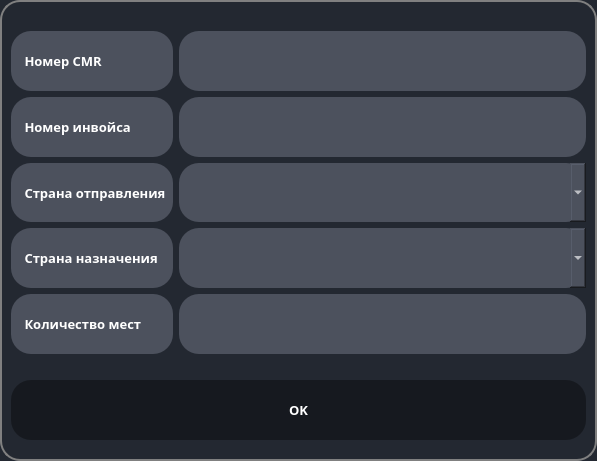
<?xml version="1.0" encoding="UTF-8"?>
<ui version="4.0">
 <class>one_cmr</class>
 <widget class="QDialog" name="one_cmr">
  <property name="geometry">
   <rect>
    <x>0</x>
    <y>0</y>
    <width>597</width>
    <height>461</height>
   </rect>
  </property>
  <property name="windowTitle">
   <string>Dialog</string>
  </property>
  <property name="styleSheet">
   <string notr="true">QDialog {
    
	background-color: rgb(35, 40, 49);
	border: 2px solid gray;
	border-radius: 20px;
    
    
}
QPushButton {
    background-color: rgb(22, 25, 31);
    color: white;
    font-size: 10pt;
    font-weight: 700;
    font-family: RussoOne-Regular;
	
	border: 1px;
	border-radius: 20px;
}

QPushButton:hover {
    background-color: #666;
}

QPushButton:pressed {
    background-color: #888;
}

QLabel {
    color: white;
    font-family: RussoOne-Regular;
    font-size: 10pt;
    font-weight: 600;
    background: rgb(76, 81, 93);
    min-width: 26ex;
    min-height: 4ex;
	
	border: 1px;
	border-radius: 20px;
    
}

QComboBox {
    color: white;
    font-family: RussoOne-Regular;
    font-size: 10pt;
    font-weight: 600;
    background: rgb(76, 81, 93);
    min-width: 26ex;
    min-height: 4ex;
    selection-background-color: rgb(39, 44, 54);
	border: 1px;
	border-radius: 20px;

}

QComboBox:editable {
    background: rgb(76, 81, 93);
}

QComboBox:on { 
    background: rgb(76, 81, 93);
}

QComboBox QAbstractItemView {
  color: white;
  background-color: rgb(76, 81, 93);
  
  selection-background-color: rgb(39, 44, 54);
}

QLineEdit {
    color: white;
    font-family: RussoOne-Regular;
    font-size: 12pt;
    font-weight: 600;
    background: rgb(76, 81, 93);
    border:1px;

	border-radius: 20px;
   
    

}</string>
  </property>
  <layout class="QGridLayout" name="gridLayout">
   <item row="4" column="1">
    <widget class="QComboBox" name="cmb_contr_dest">
     <property name="sizePolicy">
      <sizepolicy hsizetype="Preferred" vsizetype="MinimumExpanding">
       <horstretch>0</horstretch>
       <verstretch>0</verstretch>
      </sizepolicy>
     </property>
    </widget>
   </item>
   <item row="0" column="1">
    <spacer name="verticalSpacer">
     <property name="orientation">
      <enum>Qt::Vertical</enum>
     </property>
     <property name="sizeType">
      <enum>QSizePolicy::Preferred</enum>
     </property>
     <property name="sizeHint" stdset="0">
      <size>
       <width>10</width>
       <height>20</height>
      </size>
     </property>
    </spacer>
   </item>
   <item row="1" column="0">
    <widget class="QLabel" name="lbl_nbr_cmr">
     <property name="font">
      <font>
       <family>RussoOne-Regular</family>
       <pointsize>10</pointsize>
       <weight>75</weight>
       <bold>true</bold>
      </font>
     </property>
     <property name="text">
      <string>    Номер CMR</string>
     </property>
    </widget>
   </item>
   <item row="5" column="0">
    <widget class="QLabel" name="lbl_qunt_cll">
     <property name="font">
      <font>
       <family>RussoOne-Regular</family>
       <pointsize>10</pointsize>
       <weight>75</weight>
       <bold>true</bold>
      </font>
     </property>
     <property name="text">
      <string>    Количество мест</string>
     </property>
    </widget>
   </item>
   <item row="2" column="1">
    <widget class="QLineEdit" name="lne_numb_inv">
     <property name="sizePolicy">
      <sizepolicy hsizetype="Expanding" vsizetype="MinimumExpanding">
       <horstretch>0</horstretch>
       <verstretch>0</verstretch>
      </sizepolicy>
     </property>
     <property name="layoutDirection">
      <enum>Qt::RightToLeft</enum>
     </property>
     <property name="alignment">
      <set>Qt::AlignRight|Qt::AlignTrailing|Qt::AlignVCenter</set>
     </property>
    </widget>
   </item>
   <item row="1" column="1">
    <widget class="QLineEdit" name="lne_numb_cmr">
     <property name="sizePolicy">
      <sizepolicy hsizetype="Expanding" vsizetype="MinimumExpanding">
       <horstretch>0</horstretch>
       <verstretch>0</verstretch>
      </sizepolicy>
     </property>
     <property name="font">
      <font>
       <family>RussoOne-Regular</family>
       <pointsize>12</pointsize>
       <weight>75</weight>
       <bold>true</bold>
       <stylestrategy>NoAntialias</stylestrategy>
      </font>
     </property>
     <property name="layoutDirection">
      <enum>Qt::RightToLeft</enum>
     </property>
     <property name="alignment">
      <set>Qt::AlignRight|Qt::AlignTrailing|Qt::AlignVCenter</set>
     </property>
    </widget>
   </item>
   <item row="2" column="0">
    <widget class="QLabel" name="lbl_nbr_inv">
     <property name="font">
      <font>
       <family>RussoOne-Regular</family>
       <pointsize>10</pointsize>
       <weight>75</weight>
       <bold>true</bold>
      </font>
     </property>
     <property name="text">
      <string>    Номер инвойса</string>
     </property>
    </widget>
   </item>
   <item row="4" column="0">
    <widget class="QLabel" name="lbl_countr_dest">
     <property name="font">
      <font>
       <family>RussoOne-Regular</family>
       <pointsize>10</pointsize>
       <weight>75</weight>
       <bold>true</bold>
      </font>
     </property>
     <property name="text">
      <string>    Страна назначения</string>
     </property>
    </widget>
   </item>
   <item row="3" column="0">
    <widget class="QLabel" name="lbl_count_disp">
     <property name="font">
      <font>
       <family>RussoOne-Regular</family>
       <pointsize>10</pointsize>
       <weight>75</weight>
       <bold>true</bold>
      </font>
     </property>
     <property name="text">
      <string>    Страна отправления  </string>
     </property>
    </widget>
   </item>
   <item row="7" column="0" colspan="2">
    <widget class="QPushButton" name="btn_ok">
     <property name="sizePolicy">
      <sizepolicy hsizetype="Preferred" vsizetype="Expanding">
       <horstretch>0</horstretch>
       <verstretch>0</verstretch>
      </sizepolicy>
     </property>
     <property name="text">
      <string>OK</string>
     </property>
    </widget>
   </item>
   <item row="5" column="1">
    <widget class="QLineEdit" name="qaunt_cll">
     <property name="sizePolicy">
      <sizepolicy hsizetype="Expanding" vsizetype="MinimumExpanding">
       <horstretch>0</horstretch>
       <verstretch>0</verstretch>
      </sizepolicy>
     </property>
     <property name="layoutDirection">
      <enum>Qt::RightToLeft</enum>
     </property>
     <property name="alignment">
      <set>Qt::AlignRight|Qt::AlignTrailing|Qt::AlignVCenter</set>
     </property>
    </widget>
   </item>
   <item row="3" column="1">
    <widget class="QComboBox" name="cmb_count_disp">
     <property name="sizePolicy">
      <sizepolicy hsizetype="Preferred" vsizetype="MinimumExpanding">
       <horstretch>0</horstretch>
       <verstretch>0</verstretch>
      </sizepolicy>
     </property>
     <property name="editable">
      <bool>false</bool>
     </property>
    </widget>
   </item>
   <item row="8" column="0">
    <spacer name="verticalSpacer_2">
     <property name="orientation">
      <enum>Qt::Vertical</enum>
     </property>
     <property name="sizeType">
      <enum>QSizePolicy::Preferred</enum>
     </property>
     <property name="sizeHint" stdset="0">
      <size>
       <width>20</width>
       <height>10</height>
      </size>
     </property>
    </spacer>
   </item>
   <item row="6" column="0">
    <spacer name="verticalSpacer_3">
     <property name="orientation">
      <enum>Qt::Vertical</enum>
     </property>
     <property name="sizeType">
      <enum>QSizePolicy::Preferred</enum>
     </property>
     <property name="sizeHint" stdset="0">
      <size>
       <width>20</width>
       <height>20</height>
      </size>
     </property>
    </spacer>
   </item>
  </layout>
 </widget>
 <tabstops>
  <tabstop>lne_numb_cmr</tabstop>
  <tabstop>lne_numb_inv</tabstop>
  <tabstop>cmb_count_disp</tabstop>
  <tabstop>cmb_contr_dest</tabstop>
  <tabstop>qaunt_cll</tabstop>
  <tabstop>btn_ok</tabstop>
 </tabstops>
 <resources/>
 <connections/>
</ui>
